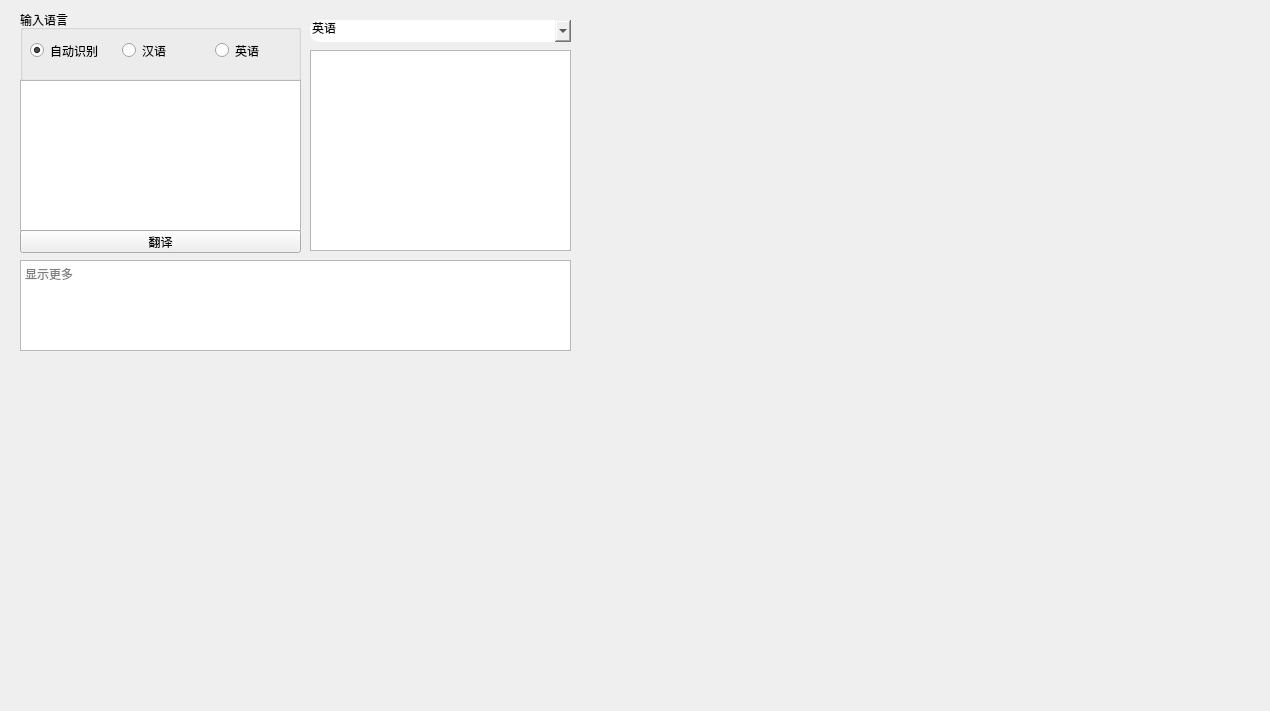
<?xml version="1.0" encoding="UTF-8"?>
<ui version="4.0">
 <class>Form</class>
 <widget class="QWidget" name="Form">
  <property name="geometry">
   <rect>
    <x>0</x>
    <y>0</y>
    <width>1270</width>
    <height>711</height>
   </rect>
  </property>
  <property name="windowTitle">
   <string>翻译在线</string>
  </property>
  <widget class="QGroupBox" name="groupBox">
   <property name="geometry">
    <rect>
     <x>20</x>
     <y>10</y>
     <width>281</width>
     <height>71</height>
    </rect>
   </property>
   <property name="title">
    <string>输入语言</string>
   </property>
   <property name="checkable">
    <bool>false</bool>
   </property>
   <widget class="QWidget" name="layoutWidget">
    <property name="geometry">
     <rect>
      <x>10</x>
      <y>30</y>
      <width>271</width>
      <height>21</height>
     </rect>
    </property>
    <layout class="QHBoxLayout" name="horizontalLayout">
     <item>
      <widget class="QRadioButton" name="radioButton">
       <property name="text">
        <string>自动识别</string>
       </property>
       <property name="checked">
        <bool>true</bool>
       </property>
      </widget>
     </item>
     <item>
      <widget class="QRadioButton" name="radioButton_2">
       <property name="text">
        <string>汉语</string>
       </property>
      </widget>
     </item>
     <item>
      <widget class="QRadioButton" name="radioButton_3">
       <property name="styleSheet">
        <string notr="true">.QComboBox{
	border-radius:10%;
	borden:1px solid black;
}

.QLineEdit{
	border-radius:10%;
	borden:1px solid black;
}

.QComboBox:hover{
	background-color:rgb(170,255,255);
}

.QLineEdit:hover{
	background-color:rgb(170,255,255);
}</string>
       </property>
       <property name="text">
        <string>英语</string>
       </property>
      </widget>
     </item>
    </layout>
   </widget>
  </widget>
  <widget class="QPlainTextEdit" name="plainTextEdit">
   <property name="geometry">
    <rect>
     <x>20</x>
     <y>80</y>
     <width>281</width>
     <height>151</height>
    </rect>
   </property>
   <property name="styleSheet">
    <string notr="true">.QComboBox{
	border-radius:10%;
	borden:1px solid black;
}

.QLineEdit{
	border-radius:10%;
	borden:1px solid black;
}

.QComboBox:hover{
	background-color:rgb(170,255,255);
}

.QLineEdit:hover{
	background-color:rgb(170,255,255);
}</string>
   </property>
  </widget>
  <widget class="QComboBox" name="comboBox">
   <property name="geometry">
    <rect>
     <x>310</x>
     <y>20</y>
     <width>261</width>
     <height>22</height>
    </rect>
   </property>
   <property name="styleSheet">
    <string notr="true">.QComboBox{
	border-radius:10%;
	borden:1px solid black;
}

.QLineEdit{
	border-radius:10%;
	borden:1px solid black;
}

.QComboBox:hover{
	background-color:rgb(170,255,255);
}

.QLineEdit:hover{
	background-color:rgb(170,255,255);
}</string>
   </property>
   <property name="editable">
    <bool>true</bool>
   </property>
   <property name="currentText">
    <string>英语</string>
   </property>
   <property name="placeholderText">
    <string>请输入输出语言</string>
   </property>
   <item>
    <property name="text">
     <string>英语</string>
    </property>
   </item>
   <item>
    <property name="text">
     <string>汉语</string>
    </property>
   </item>
   <item>
    <property name="text">
     <string>日语</string>
    </property>
   </item>
  </widget>
  <widget class="QPlainTextEdit" name="plainTextEdit_2">
   <property name="geometry">
    <rect>
     <x>310</x>
     <y>50</y>
     <width>261</width>
     <height>201</height>
    </rect>
   </property>
   <property name="styleSheet">
    <string notr="true">.QComboBox{
	border-radius:10%;
	borden:1px solid black;
}

.QLineEdit{
	border-radius:10%;
	borden:1px solid black;
}

.QComboBox:hover{
	background-color:rgb(170,255,255);
}

.QLineEdit:hover{
	background-color:rgb(170,255,255);
}</string>
   </property>
  </widget>
  <widget class="QPlainTextEdit" name="plainTextEdit_3">
   <property name="geometry">
    <rect>
     <x>20</x>
     <y>260</y>
     <width>551</width>
     <height>91</height>
    </rect>
   </property>
   <property name="placeholderText">
    <string>显示更多</string>
   </property>
  </widget>
  <widget class="QPushButton" name="pushButton">
   <property name="geometry">
    <rect>
     <x>20</x>
     <y>230</y>
     <width>281</width>
     <height>23</height>
    </rect>
   </property>
   <property name="styleSheet">
    <string notr="true">.QComboBox{
	border-radius:10%;
	borden:1px solid black;
}

.QLineEdit{
	border-radius:10%;
	borden:1px solid black;
}

.QComboBox:hover{
	background-color:rgb(170,255,255);
}

.QLineEdit:hover{
	background-color:rgb(170,255,255);
}</string>
   </property>
   <property name="text">
    <string>翻译</string>
   </property>
  </widget>
 </widget>
 <resources/>
 <connections/>
</ui>
